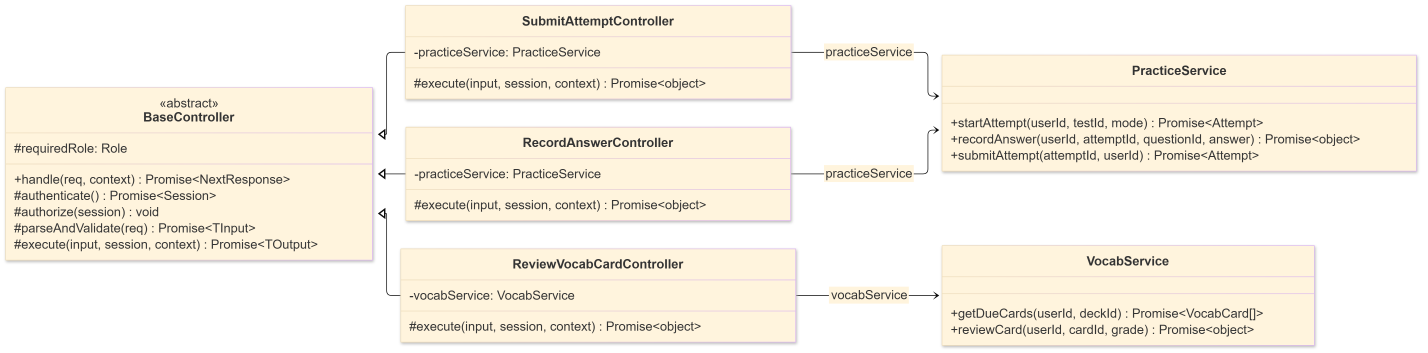
#> input picture slides/assets/03a1-layered-practice-vocab.png, 5712 x 1410 px (shown at 1/4 size)
$ python -i build_diagrams.py   (imports and definitions only)
#> lines starting #> are read from the running program, lines starting #| are printed output that depends on the picture; after the words box and inside, x2 and y2 are one past the last pixel; in counts of white or black regions, pixels touching at a corner belong together
import os
import glob
import shutil
import subprocess
import cv2
import numpy as np
import xml.etree.ElementTree as ET
import re

UML_DIR = "docs/uml"
ASSETS_DIR = "slides/assets"
PREVIEW_DIR = "slides/preview"
MERMAID_CFG = "slides/mermaid-config.json"
PUPPETEER_CFG = "slides/puppeteer-config.json"

# Mapping of Slide Frame Number -> diagram info
# (Frame 1-based indexing in slides/main.pdf)
DIAGRAM_PAGES = {
    5: {
        "title": "Layered Architecture: Practice & Vocab Controllers & Services",
        "file": "03a1-layered-practice-vocab.png",
        "mmd": "03a1-layered-practice-vocab.mmd",
        "type": "classDiagram",
    },
    6: {
        "title": "Layered Architecture: Auth & Administration Controllers & Services",
        "file": "03a2-layered-auth-admin.png",
        "mmd": "03a2-layered-auth-admin.mmd",
        "type": "classDiagram",
    },
    7: {
        "title": "Persistence Architecture: Generic Repositories, Ports & Container",
        "file": "03b-repository-architecture.png",
        "mmd": "03b-repository-architecture.mmd",
        "type": "classDiagram",
    },
    8: {
        "title": "System Use Case Model: Student Practice, Error Log & Vocab Lifecycle",
        "file": "04a-use-case-student.png",
        "mmd": "04a-use-case-student.mmd",
        "type": "useCase",
    },
    9: {
        "title": "System Use Case Model: Platform Administration & Content Workflows",
        "file": "04b-use-case-admin.png",
        "mmd": "04b-use-case-admin.mmd",
        "type": "useCase",
    },
    14: {
        "title": "Polymorphism in Action: Strategy Pattern for Exam Scoring",
        "file": "02-scoring-strategy.png",
        "mmd": "02-scoring-strategy.mmd",
        "type": "classDiagram",
    },
    15: {
        "title": "Domain Model: Core Foundation & User RBAC Subtyping",
        "file": "01a1-domain-users.png",
        "mmd": "01a1-domain-users.mmd",
        "type": "classDiagram",
    },
    16: {
        "title": "Domain Model: Test Aggregate & Polymorphic Questions",
        "file": "01a2-domain-questions.png",
        "mmd": "01a2-domain-questions.mmd",
        "type": "classDiagram",
    },
    17: {
        "title": "Domain Model: Exam Sitting Aggregate & Deduplicated Error Log",
        "file": "01b1-domain-attempt.png",
        "mmd": "01b1-domain-attempt.mmd",
        "type": "classDiagram",
    },
    18: {
        "title": "Domain Model: Vocabulary Spaced Repetition Domain",
        "file": "01b2-domain-vocab.png",
        "mmd": "01b2-domain-vocab.mmd",
        "type": "classDiagram",
    },
    19: {
        "title": "Sequence: Exam Sitting Submission & Scoring Strategy (Part 1)",
        "file": "05a-sequence-submit-attempt.png",
        "mmd": "05a-sequence-submit-attempt.mmd",
        "type": "sequenceDiagram",
    },
    20: {
        "title": "Sequence: Observer Dispatch & Error Log Projection (Part 2)",
        "file": "05b-sequence-publish-handlers.png",
        "mmd": "05b-sequence-publish-handlers.mmd",
        "type": "sequenceDiagram",
    },
    21: {
        "title": "Sequence: Flashcard Review via Leitner Spaced Repetition",
        "file": "06-sequence-vocab-review.png",
        "mmd": "06-sequence-vocab-review.mmd",
        "type": "sequenceDiagram",
    },
    24: {
        "title": "Observer Pattern: Domain Event Bus & Subscriptions",
        "file": "07-observer-events.png",
        "mmd": "07-observer-events.mmd",
        "type": "classDiagram",
    },
    28: {
        "title": "Exception Hierarchy: Domain Errors & HTTP Mapping",
        "file": "08-exception-hierarchy.png",
        "mmd": "08-exception-hierarchy.mmd",
        "type": "classDiagram",
    },
}

# [128 lines left out: functions compile_diagrams, compile_slides, render_previews, check_svg_crossings, not called in this run]

def measure_smallest_cap_height(page_png_path):
    """
    Measures the cap height (capital letter height) of the smallest diagram text
    on a 1920px rendered slide image.
    In typography, cap height is the height of uppercase letters / ascenders (b, d, f, h, k, l, A-Z, 0-9).
    For lowercase x-height characters (a, c, e, m, n, o, r, s, u, v, w, x, z), cap height = x_height / 0.71.
    """
#> called with page_png_path = 'assets/03a1-layered-practice-vocab.png'
    img = cv2.imread(page_png_path)
#> img is the input picture: shape (1410, 5712, 3); mean B, G, R 230.7, 241.9, 247.7
    if img is None:
        return 0, 0, 0

    h_img, w_img = img.shape[:2]
    # Diagram region: inside the beamer frame content area (strictly between header y=150 and caption y=835)
    diag_area = img[150:835, 60:w_img - 60]
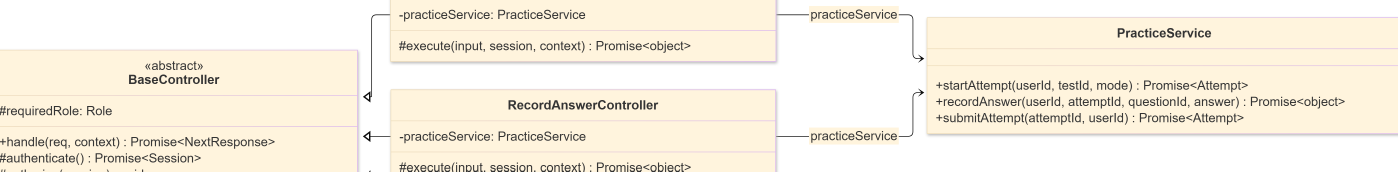
#> diag_area: shape (685, 5592, 3) (shown at 1/4 size); mean B, G, R 225.7, 239.4, 246.5

    gray = cv2.cvtColor(diag_area, cv2.COLOR_BGR2GRAY)
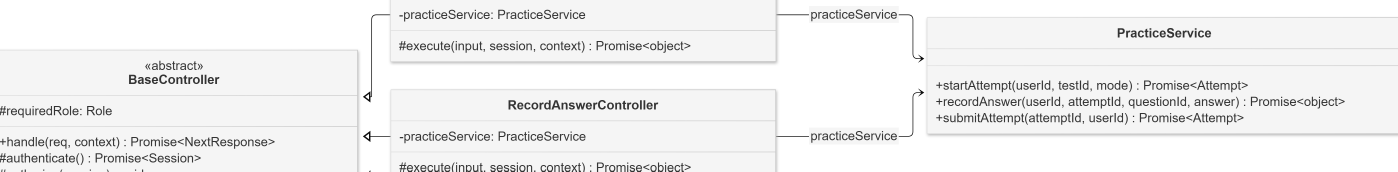
#> gray: shape (685, 5592) (shown at 1/4 size); min 10, max 255, mean 240.1
    _, binary = cv2.threshold(gray, 220, 255, cv2.THRESH_BINARY_INV)
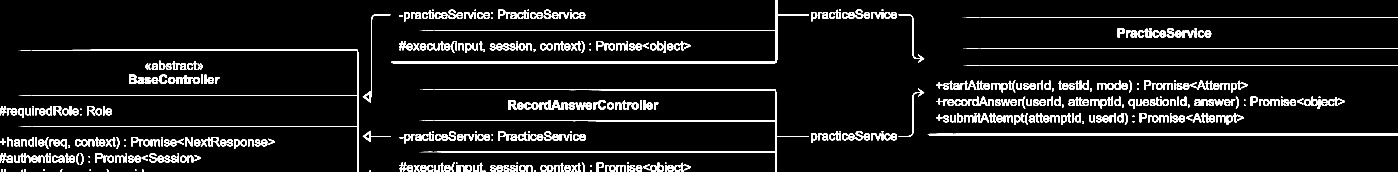
#> binary: shape (685, 5592) (shown at 1/4 size); 6.2% white; 651 white regions (83 under 20 px), largest, box (x1, y1, x2, y2) and area: (1565, 0, 3236, 253) 18400, (3711, 533, 5592, 542) 16498, (1736, 357, 3236, 685) 12749

    num_labels, labels, stats, centroids = cv2.connectedComponentsWithStats(binary, connectivity=8)
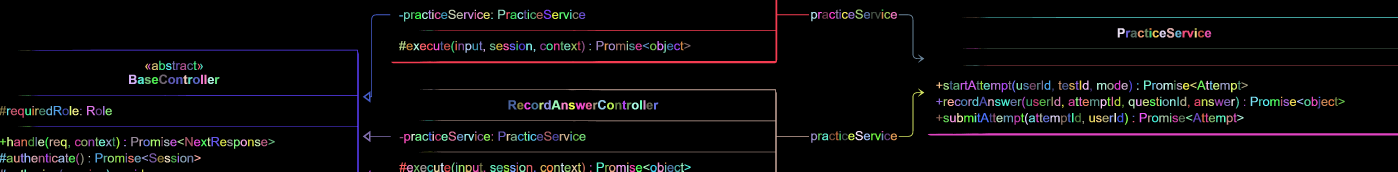
#> labels: shape (685, 5592) int32 (shown at 1/4 size); 652 distinct labels, from 0 to 651; one colour per label, 0 black
#> num_labels = 652; stats = 652 rows, first 6: [0, 0, 5592, 685, 3592576], [1565, 0, 1671, 253, 18400], [1729, 39, 5, 5, 25], [1793, 39, 30, 37, 508], [1899, 39, 5, 5, 25], [1993, 39, 28, 37, 430]; centroids = 652 pairs, first value 7.42 to 5365.3, second value 40 to 683

    # Filter connected components that represent characters
    char_boxes = []
    for s in stats[1:]:
        x, y, w, h, area = s[cv2.CC_STAT_LEFT], s[cv2.CC_STAT_TOP], s[cv2.CC_STAT_WIDTH], s[cv2.CC_STAT_HEIGHT], s[cv2.CC_STAT_AREA]
        # Ignore non-characters: lines (w>80 or h>80), tiny noise (area<12 or h<6 or w<2)
        if 6 <= h <= 65 and 3 <= w <= 65 and 12 <= area <= 2500:
            char_boxes.append((x, y, w, h, y + h))
#> this loop made 651 passes
#> after the loop, char_boxes = 492 items, first 6: (1793, 39, 30, 37, 76), (1993, 39, 28, 37, 76), (2175, 39, 30, 37, 76), (3341, 39, 14, 36, 75), (3422, 38, 30, 37, 75), (1712, 40, 14, 36, 76)

    if not char_boxes:
        return 0, 0, 0

    # Group into text lines along baselines (within 3px vertical distance)
    char_boxes.sort(key=lambda c: c[4])
    lines = []
    curr = []
    curr_bot = None
    for c in char_boxes:
        if curr_bot is None or abs(c[4] - curr_bot) <= 3:
            curr.append(c)
            curr_bot = c[4]
        else:
            if len(curr) >= 2:
                lines.append(curr)
            curr = [c]
            curr_bot = c[4]
#> this loop made 492 passes
#> (c, curr_bot) on passes 1 to 8: ((3341, 39, 14, 36, 75), 75), ((3422, 38, 30, 37, 75), 75), ((3273, 48, 15, 27, 75), 75), ((3288, 48, 25, 27, 75), 75), ((3317, 48, 24, 27, 75), 75), ((3358, 48, 5, 27, 75), 75), ((3368, 48, 23, 27, 75), 75), ((3393, 48, 25, 27, 75), 75)
#> after the loop, lines = 29 items
    if len(curr) >= 2:
        lines.append(curr)

    # For each text line in the diagram, determine its font cap height:
    # 1. If line contains uppercase letters or ascenders (char height >= 12px), max height is cap height.
    # 2. If line is lowercase x-height (char height 8..11px), cap height = max_h / 0.71.
    line_caps = []
    for l in lines:
        max_h = max(c[3] for c in l)
        if max_h >= 12:
            line_caps.append(float(max_h))
        elif max_h >= 8:
            line_caps.append(round(max_h / 0.71, 1))
#> this loop made 30 passes
#> max_h on passes 1, 4, 6, 7, 8, 9, 10, 11: 37, 39, 37, 47, 37, 38, 24, 37
#> after the loop, line_caps = 29 values, max 47 at index 5, min 24 at index 3, mean 36

    if not line_caps:
        return 0, 0, 0

    smallest_cap = int(round(min(line_caps)))
#> smallest_cap = 24
    p10_cap = np.percentile(line_caps, 10)
#> p10_cap = 24
    median_cap = np.median(line_caps)
#> median_cap = 37

    return smallest_cap, p10_cap, median_cap

# [29 lines left out: functions check_notation, run_identifier_check, not called in this run]

# [61 lines not run here, left out]

>>> result = measure_smallest_cap_height('assets/03a1-layered-practice-vocab.png')
#> result = (24, 24, 37)

$ run again, on slides/assets/01-domain-class.png
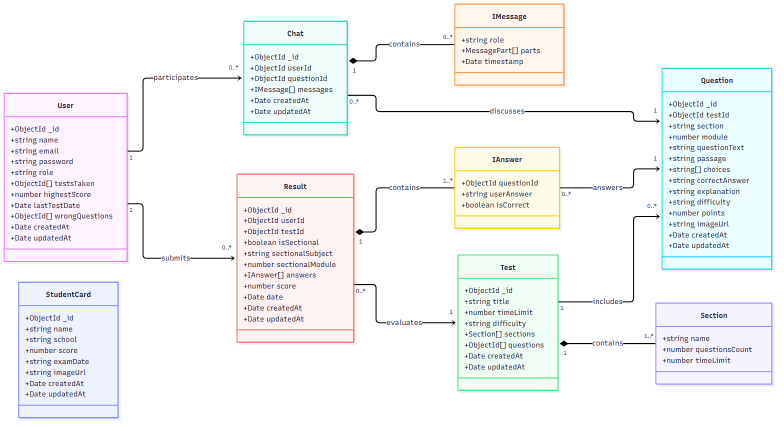
#> input picture slides/assets/01-domain-class.png, 1568 x 854 px (shown at 1/2 size)
#> in measure_smallest_cap_height, img is the input picture: shape (854, 1568, 3); mean B, G, R 245.8, 244.8, 244
#> in measure_smallest_cap_height, `_, binary = cv2.threshold(gray, 220, 255, cv2.THRESH_BINARY_INV)`:
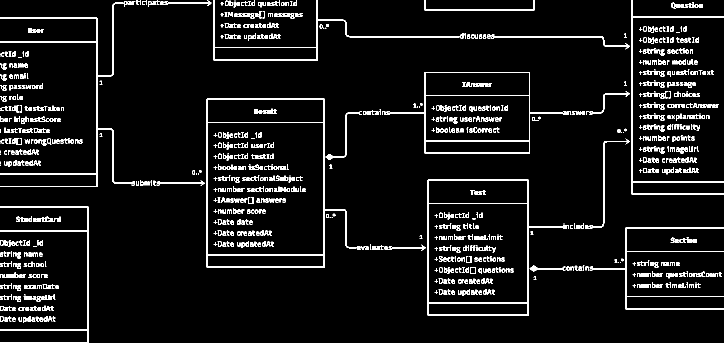
#> binary: shape (685, 1448) (shown at 1/2 size); 6.7% white in thin lines or dots
#> in measure_smallest_cap_height, `num_labels, labels, stats, centroids = cv2.connectedComponentsWithStat..`:
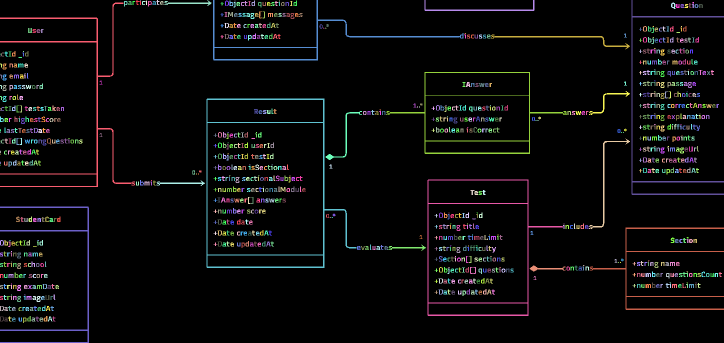
#> labels: shape (685, 1448) int32 (shown at 1/2 size); 1091 distinct labels, from 0 to 1090; one colour per label, 0 black
#> num_labels = 1091; stats = 1091 rows, first 6: [0, 0, 1448, 685, 925710], [271, 0, 11, 10, 51], [280, 0, 2, 1, 2], [292, 0, 2, 1, 2], [313, 0, 6, 10, 31], [329, 0, 94, 12, 319]; centroids = 1091 pairs, first value 0 to 1440.1, second value 0 to 639.2
#> the loop in measure_smallest_cap_height, `for s in stats[1:]:` made 1090 passes
#> after the loop in measure_smallest_cap_height, `for s in stats[1:]:`: char_boxes = 968 items, first 6: (271, 0, 11, 10, 10), (313, 0, 6, 10, 10), (450, 1, 8, 11, 12), (459, 1, 8, 11, 12), (503, 1, 7, 11, 12), (587, 1, 7, 11, 12)
#> the loop in measure_smallest_cap_height, `for c in char_boxes:` made 968 passes
#> (c, curr_bot) on passes 1 to 8: ((271, 0, 11, 10, 10), 10), ((313, 0, 6, 10, 10), 10), ((256, 2, 8, 8, 10), 10), ((265, 2, 5, 8, 10), 10), ((284, 2, 6, 8, 10), 10), ((291, 2, 3, 8, 10), 10), ((305, 2, 8, 8, 10), 10), ((320, 2, 7, 8, 10), 10)
#> after the loop in measure_smallest_cap_height, `for c in char_boxes:`: lines = 47 items
#> the loop in measure_smallest_cap_height, `for l in lines:` made 48 passes
#> max_h on passes 1 to 8: 13, 14, 11, 11, 11, 10, 12, 11
#> after the loop in measure_smallest_cap_height, `for l in lines:`: line_caps = 48 values, max 15.5 at index 2, min 11.3 at index 8, mean 14.39
#> smallest_cap = 11
#> p10_cap = 12
#> median_cap = 15.5
#> result = (11, 12, 15.5)

$ run again, on slides/assets/01a-domain-class.png
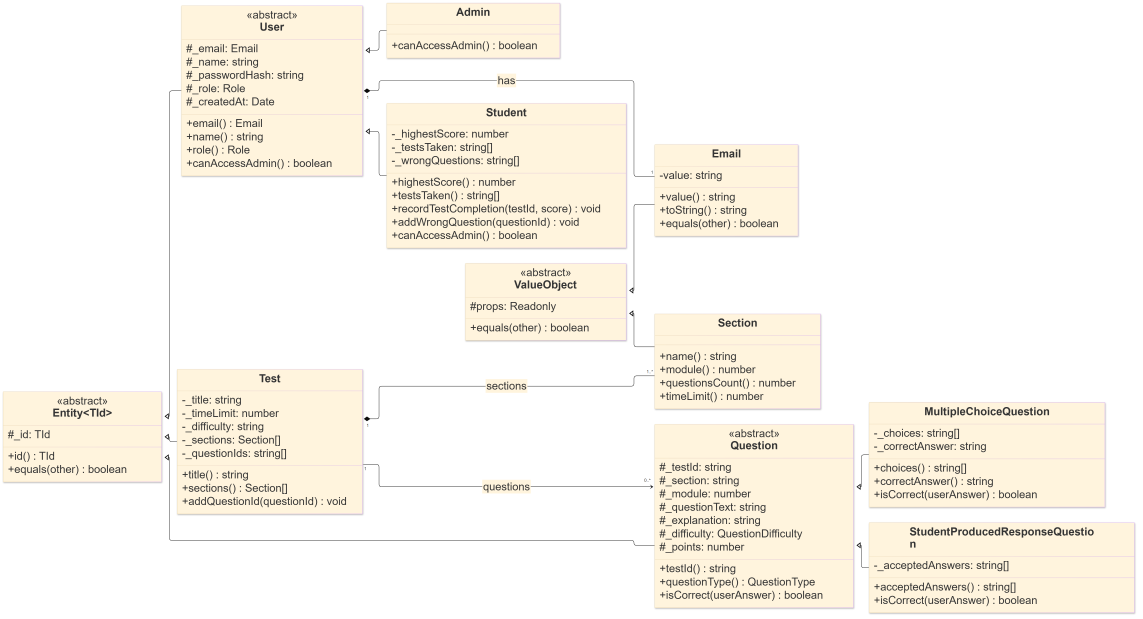
#> input picture slides/assets/01a-domain-class.png, 5712 x 3093 px (shown at 1/5 size)
#> in measure_smallest_cap_height, img is the input picture: shape (3093, 5712, 3); mean B, G, R 238.6, 245.8, 249.5
#> in measure_smallest_cap_height, `_, binary = cv2.threshold(gray, 220, 255, cv2.THRESH_BINARY_INV)`:
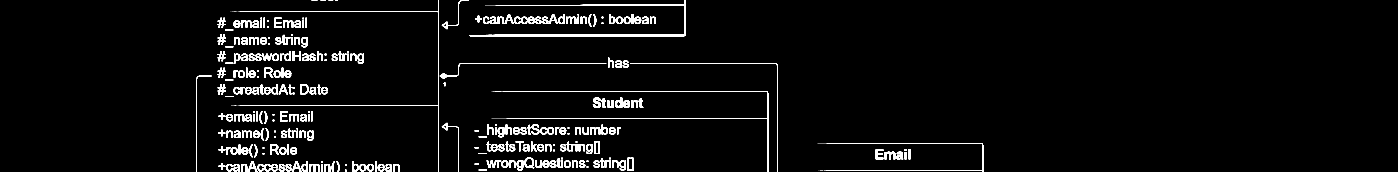
#> binary: shape (685, 5592) (shown at 1/4 size); 3% white; 393 white regions (105 under 20 px), largest, box (x1, y1, x2, y2) and area: (1876, 0, 2743, 145) 6954, (2012, 366, 3074, 685) 4410, (957, 0, 1756, 685) 4332
#> in measure_smallest_cap_height, `num_labels, labels, stats, centroids = cv2.connectedComponentsWithStat..`:
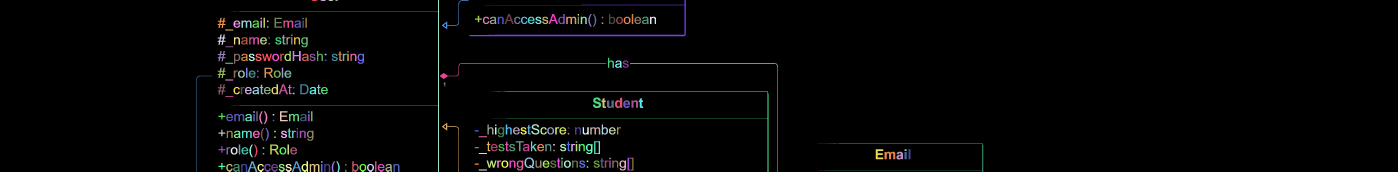
#> labels: shape (685, 5592) int32 (shown at 1/4 size); 394 distinct labels, from 0 to 393; one colour per label, 0 black
#> num_labels = 394; stats = 394 rows, first 6: [0, 0, 5592, 685, 3714083], [1246, 0, 24, 4, 78], [1282, 0, 22, 4, 71], [1314, 0, 19, 4, 61], [1342, 0, 9, 3, 27], [957, 0, 799, 685, 4332]; centroids = 394 pairs, first value 790.7 to 3682.3, second value 1 to 681.5
#> the loop in measure_smallest_cap_height, `for s in stats[1:]:` made 393 passes
#> after the loop in measure_smallest_cap_height, `for s in stats[1:]:`: char_boxes = 263 items, first 6: (2018, 56, 37, 40, 96), (2194, 56, 38, 40, 96), (2233, 56, 26, 40, 96), (2311, 56, 5, 6, 62), (2353, 56, 14, 51, 107), (2372, 56, 13, 51, 107)
#> the loop in measure_smallest_cap_height, `for c in char_boxes:` made 263 passes
#> (c, curr_bot) on passes 1, 4, 6, 8, 9, 10, 11, 12: ((2311, 56, 5, 6, 62), 62), ((1210, 71, 5, 6, 77), 77), ((1900, 63, 27, 26, 89), 89), ((2194, 56, 38, 40, 96), 96), ((2233, 56, 26, 40, 96), 96), ((2436, 56, 25, 40, 96), 96), ((2527, 56, 6, 40, 96), 96), ((1932, 67, 25, 29, 96), 96)
#> after the loop in measure_smallest_cap_height, `for c in char_boxes:`: lines = 25 items
#> the loop in measure_smallest_cap_height, `for l in lines:` made 26 passes
#> max_h on passes 3, 5, 6, 7, 9, 10, 11, 12: 40, 41, 41, 41, 40, 41, 41, 42
#> after the loop in measure_smallest_cap_height, `for l in lines:`: line_caps = [26, 40, 51, 41, 41, 41, 40, 40, 41, 41, 42, 40, 51, 41, 40, 51, 40, 51, 51, 40, 44, 51]
#> smallest_cap = 26
#> p10_cap = 40
#> median_cap = 41
#> result = (26, 40, 41)

$ run again, on slides/assets/01b-domain-class.png
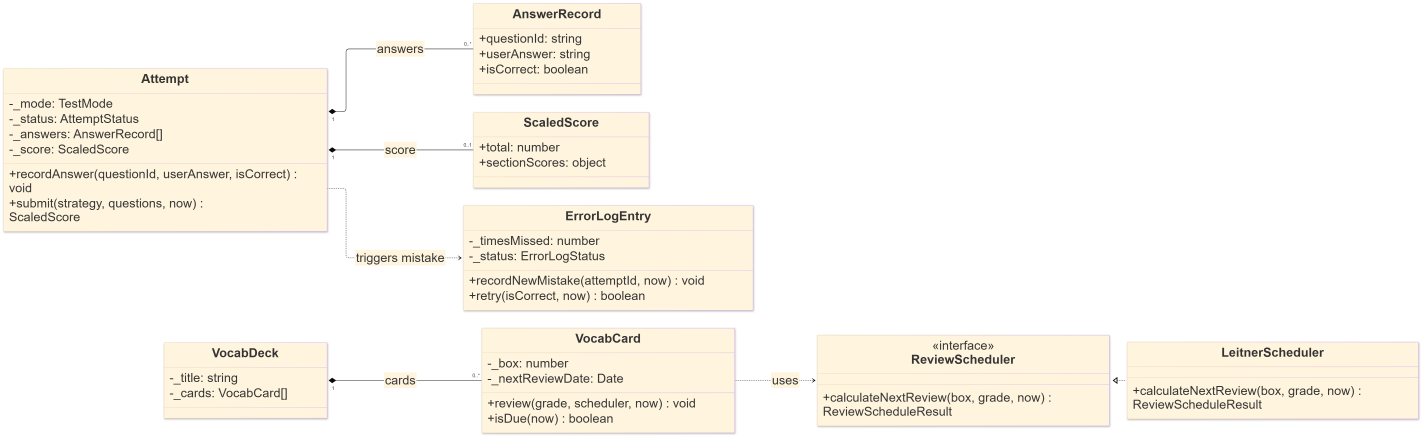
#> input picture slides/assets/01b-domain-class.png, 5712 x 1755 px (shown at 1/4 size)
#> in measure_smallest_cap_height, img is the input picture: shape (1755, 5712, 3); mean B, G, R 240.1, 246.9, 250.4
#> in measure_smallest_cap_height, `_, binary = cv2.threshold(gray, 220, 255, cv2.THRESH_BINARY_INV)`:
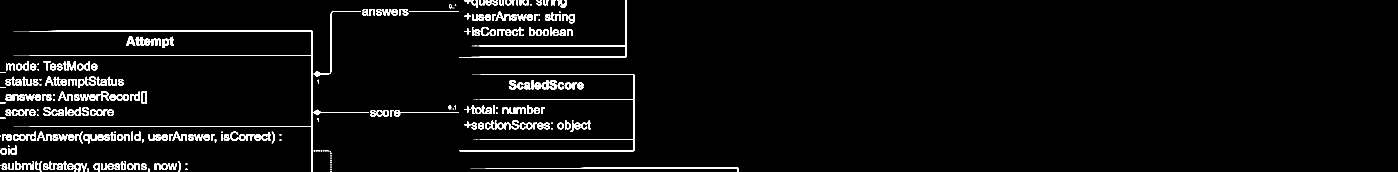
#> binary: shape (685, 5592) (shown at 1/4 size); 2.8% white; 501 white regions (193 under 20 px), largest, box (x1, y1, x2, y2) and area: (118, 123, 1253, 685) 8452, (1836, 298, 2539, 605) 7039, (1836, 0, 2506, 232) 5915
#> in measure_smallest_cap_height, `num_labels, labels, stats, centroids = cv2.connectedComponentsWithStat..`:
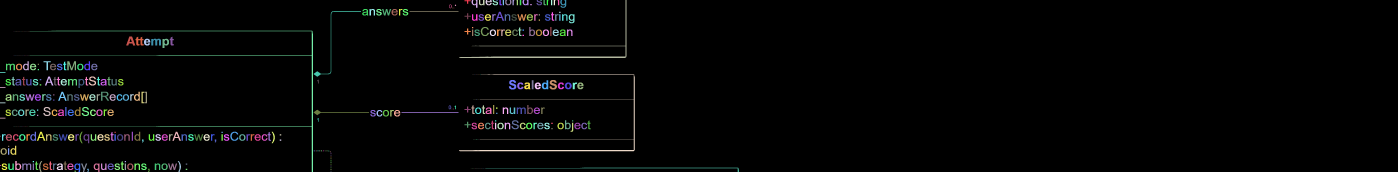
#> labels: shape (685, 5592) int32 (shown at 1/4 size); 502 distinct labels, from 0 to 501; one colour per label, 0 black
#> num_labels = 502; stats = 502 rows, first 6: [0, 0, 5592, 685, 3721563], [1858, 0, 25, 15, 155], [1886, 0, 24, 31, 333], [1916, 0, 22, 21, 269], [1942, 0, 25, 21, 293], [1970, 0, 22, 21, 236]; centroids = 502 pairs, first value 0 to 2842.1, second value 0.938 to 683.5
#> the loop in measure_smallest_cap_height, `for s in stats[1:]:` made 501 passes
#> after the loop in measure_smallest_cap_height, `for s in stats[1:]:`: char_boxes = 266 items, first 6: (1858, 0, 25, 15, 15), (1886, 0, 24, 31, 31), (1916, 0, 22, 21, 21), (1942, 0, 25, 21, 21), (1970, 0, 22, 21, 21), (1998, 0, 10, 21, 21)
#> the loop in measure_smallest_cap_height, `for c in char_boxes:` made 266 passes
#> (c, curr_bot) on passes 1, 3, 4, 5, 6, 7, 8, 9: ((1858, 0, 25, 15, 15), 15), ((1942, 0, 25, 21, 21), 21), ((1970, 0, 22, 21, 21), 21), ((1998, 0, 10, 21, 21), 21), ((2011, 0, 5, 21, 21), 21), ((2021, 0, 25, 21, 21), 21), ((2050, 0, 8, 21, 21), 21), ((2066, 0, 6, 21, 21), 21)
#> after the loop in measure_smallest_cap_height, `for c in char_boxes:`: lines = 19 items
#> the loop in measure_smallest_cap_height, `for l in lines:` made 20 passes
#> max_h on passes 1 to 8: 21, 31, 26, 36, 36, 36, 36, 36
#> after the loop in measure_smallest_cap_height, `for l in lines:`: line_caps = [21, 31, 26, 36, 36, 36, 36, 36, 38, 36, 46, 15, 36, 36, 36, 36, 46, 36, 36, 41]
#> smallest_cap = 15
#> p10_cap = 25.5
#> median_cap = 36
#> result = (15, 25.5, 36)
